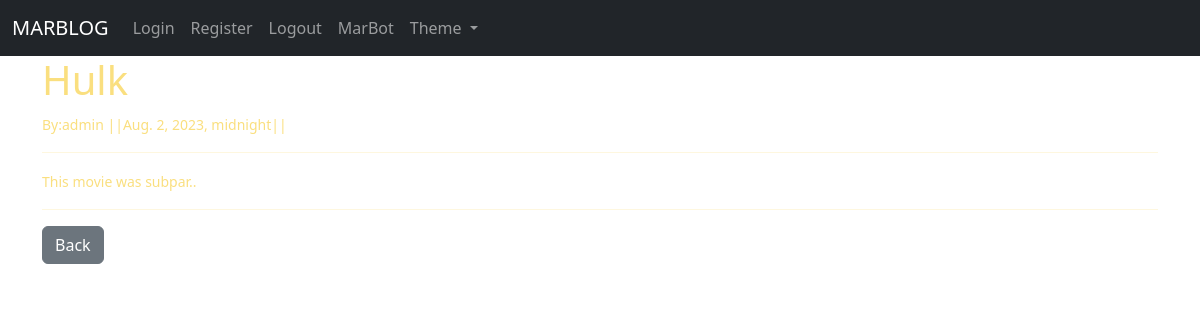
Page /article/3 on the committed database.
### blog/models.py (models this page shows, shortened)
class Post(models.Model):
    title = models.CharField(max_length=255)
    author=models.ForeignKey(User,on_delete=models.CASCADE)
    body=models.TextField()
    post_date=models.DateTimeField(auto_now_add=True)
    category=models.CharField(max_length=255,default="Films")

### blog/views.py (the view)
# urls.py: path('article/<int:pk>',ArticleDetailView.as_view(),name='article_details'),
class ArticleDetailView(DetailView):
    model=Post
    template_name='article_details.html'

### blog/templates/article_details.html (shortened to what this page needs)
{% extends 'base.html' %}
{% block content %}
<h1>{{post.title}}</h1>
<small>By:{{post.author}} ||{{post.post_date}}||
    </small></br>
    <small>
    <hr>
    {{post.body|safe}}</br><hr>
<a href="{% url 'home' %}" class="btn btn-secondary">Back</a>
{% endblock %}

### blog/templates/base.html (style rules this page uses)
body { background-image: url("https://i.pinimg.com/474x/7a/42/63/7a42633a0d92b3c2cfcc4624ae2692aa.jpg"); background-size: cover; background-position: center top; color: #FADF7F; }

### rows in the picture
Post: title "Hulk", author "admin", post_date "Aug. 2, 2023, midnight", body "This movie was subpar.."
